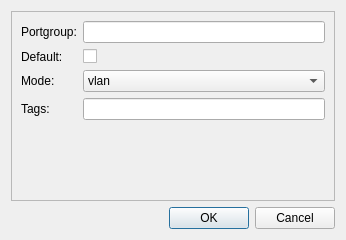
<?xml version="1.0" encoding="UTF-8"?>
<ui version="4.0">
 <class>pg_Dialog</class>
 <widget class="QDialog" name="pg_Dialog">
  <property name="geometry">
   <rect>
    <x>0</x>
    <y>0</y>
    <width>346</width>
    <height>240</height>
   </rect>
  </property>
  <property name="sizePolicy">
   <sizepolicy hsizetype="Fixed" vsizetype="Fixed">
    <horstretch>0</horstretch>
    <verstretch>0</verstretch>
   </sizepolicy>
  </property>
  <property name="windowTitle">
   <string>Dialog</string>
  </property>
  <layout class="QVBoxLayout" name="verticalLayout">
   <item>
    <widget class="QFrame" name="frame_dialog_virt_disk_wizard">
     <property name="frameShape">
      <enum>QFrame::StyledPanel</enum>
     </property>
     <property name="frameShadow">
      <enum>QFrame::Raised</enum>
     </property>
     <property name="paintme01" stdset="0">
      <bool>true</bool>
     </property>
     <layout class="QGridLayout" name="gridLayout">
      <item row="2" column="0">
       <widget class="QLabel" name="label_5">
        <property name="text">
         <string>Default:</string>
        </property>
       </widget>
      </item>
      <item row="0" column="0">
       <widget class="QLabel" name="label_2">
        <property name="text">
         <string>Portgroup:</string>
        </property>
       </widget>
      </item>
      <item row="3" column="1">
       <widget class="QComboBox" name="comboBox_dialog_kvm_pg_mode">
        <item>
         <property name="text">
          <string>vlan</string>
         </property>
        </item>
        <item>
         <property name="text">
          <string>trunk</string>
         </property>
        </item>
       </widget>
      </item>
      <item row="3" column="0">
       <widget class="QLabel" name="label_6">
        <property name="text">
         <string>Mode:</string>
        </property>
       </widget>
      </item>
      <item row="0" column="1">
       <widget class="QLineEdit" name="lineEdit_dialog_kvm_pg_name">
        <property name="clearButtonEnabled">
         <bool>true</bool>
        </property>
       </widget>
      </item>
      <item row="5" column="1">
       <spacer name="verticalSpacer">
        <property name="orientation">
         <enum>Qt::Vertical</enum>
        </property>
        <property name="sizeHint" stdset="0">
         <size>
          <width>20</width>
          <height>40</height>
         </size>
        </property>
       </spacer>
      </item>
      <item row="4" column="1">
       <widget class="QLineEdit" name="lineEdit_kvm_pg_tags">
        <property name="clearButtonEnabled">
         <bool>true</bool>
        </property>
       </widget>
      </item>
      <item row="4" column="0">
       <widget class="QLabel" name="label_3">
        <property name="text">
         <string>Tags:</string>
        </property>
       </widget>
      </item>
      <item row="2" column="1">
       <widget class="QCheckBox" name="checkBox_kvm_pg">
        <property name="text">
         <string/>
        </property>
       </widget>
      </item>
     </layout>
    </widget>
   </item>
   <item>
    <widget class="QDialogButtonBox" name="buttonBox">
     <property name="orientation">
      <enum>Qt::Horizontal</enum>
     </property>
     <property name="standardButtons">
      <set>QDialogButtonBox::Cancel|QDialogButtonBox::Ok</set>
     </property>
    </widget>
   </item>
  </layout>
 </widget>
 <resources/>
 <connections>
  <connection>
   <sender>buttonBox</sender>
   <signal>accepted()</signal>
   <receiver>pg_Dialog</receiver>
   <slot>accept()</slot>
   <hints>
    <hint type="sourcelabel">
     <x>248</x>
     <y>254</y>
    </hint>
    <hint type="destinationlabel">
     <x>157</x>
     <y>274</y>
    </hint>
   </hints>
  </connection>
  <connection>
   <sender>buttonBox</sender>
   <signal>rejected()</signal>
   <receiver>pg_Dialog</receiver>
   <slot>reject()</slot>
   <hints>
    <hint type="sourcelabel">
     <x>316</x>
     <y>260</y>
    </hint>
    <hint type="destinationlabel">
     <x>286</x>
     <y>274</y>
    </hint>
   </hints>
  </connection>
 </connections>
</ui>
